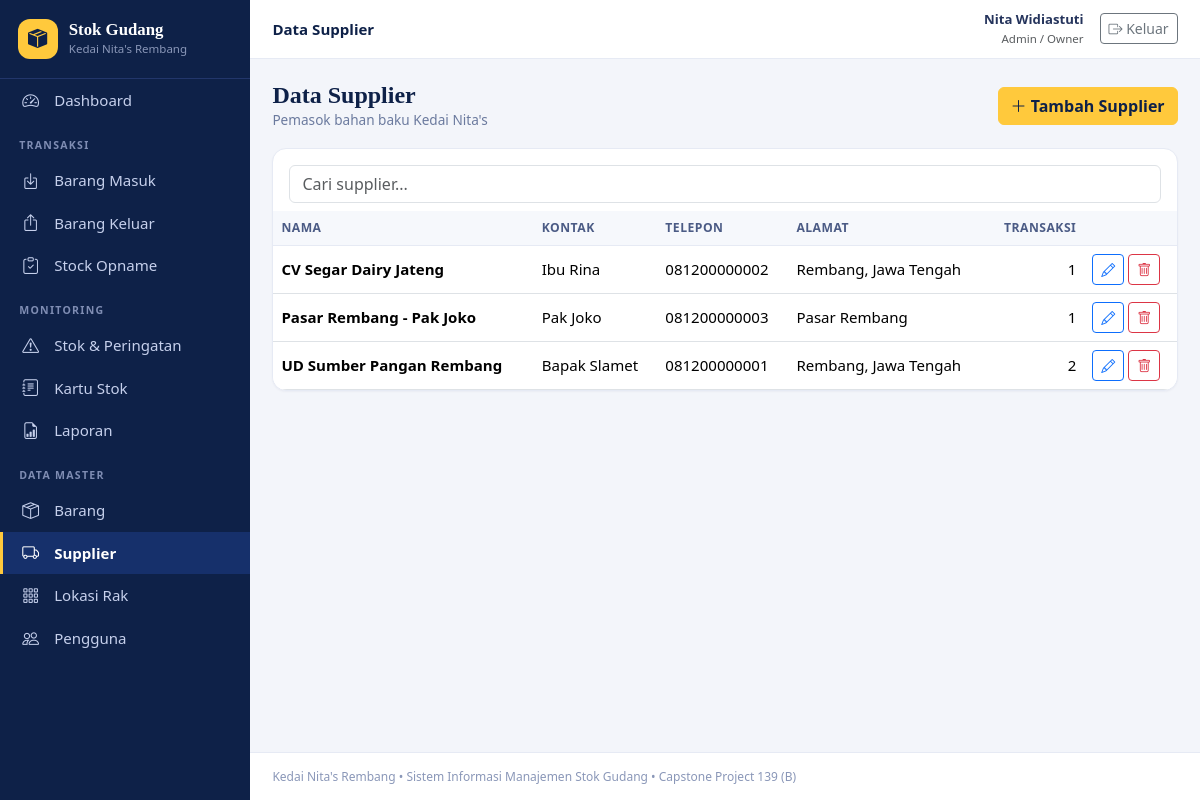
The app's page /supplier.php (signed in) with its own data.
### tables this page shows
CREATE TABLE supplier (
  id_supplier INT UNSIGNED NOT NULL AUTO_INCREMENT,
  nama_supplier VARCHAR(120) NOT NULL,
  kontak VARCHAR(100) DEFAULT NULL,
  telepon VARCHAR(30) DEFAULT NULL,
  alamat VARCHAR(255) DEFAULT NULL,
  aktif TINYINT(1) NOT NULL DEFAULT 1,
  PRIMARY KEY (id_supplier)
);

### auth.php (called while the page is built, shortened)
<?php
require_once __DIR__ . '/db.php';
require_once __DIR__ . '/helpers.php';
function user()
{
    return isset($_SESSION['user']) ? $_SESSION['user'] : null;
}
function is_admin(): bool
{
    $u = user();
    return $u !== null && $u['peran'] === 'admin';
}

### db.php (called while the page is built, shortened)
<?php
function db(): PDO
{
    static $pdo = null;
    if ($pdo === null) {
        try {
            $pdo = new PDO(
                'mysql:host=' . DB_HOST . ';dbname=' . DB_NAME . ';charset=utf8mb4',
                DB_USER,
                DB_PASS,
                [
                    PDO::ATTR_ERRMODE => PDO::ERRMODE_EXCEPTION,
                    PDO::ATTR_DEFAULT_FETCH_MODE => PDO::FETCH_ASSOC,
                    PDO::ATTR_EMULATE_PREPARES => false,
                ]
            );
        } catch (PDOException $ex) {
            http_response_code(500);
            echo '<h3>Koneksi database gagal</h3><p>Periksa pengaturan DB_HOST, DB_NAME, DB_USER, DB_PASS pada <code>config.php</code>.</p>';
            if (DEBUG) {
                echo '<pre>' . htmlspecialchars($ex->getMessage()) . '</pre>';
            }
            exit;
        }
    }
    return $pdo;
}
function q(string $sql, array $params = []): PDOStatement
{
    $st = db()->prepare($sql);
    $st->execute($params);
    return $st;
}
function rows(string $sql, array $params = []): array
{
    return q($sql, $params)->fetchAll();
}

### helpers.php (called while the page is built, shortened)
<?php
function e($v): string
{
    return htmlspecialchars((string)$v, ENT_QUOTES | ENT_SUBSTITUTE, 'UTF-8');
}

### supplier.php (the view, shortened to what this page needs)
<?php
require_once __DIR__ . '/includes/auth.php';
$errors = [];
$showForm = false;
$list = $showForm ? [] : rows(
    'SELECT s.*, (SELECT COUNT(*) FROM inbound i WHERE i.id_supplier = s.id_supplier) AS jml_trx FROM supplier s ORDER BY s.aktif DESC, s.nama_supplier'
);
require __DIR__ . '/includes/header.php';
?>
<div class="page-head">
    <div><h1>Data Supplier</h1><div class="sub">Pemasok bahan baku Kedai Nita's</div></div>
    <?php if (!$showForm && is_admin()): ?><a href="supplier.php?new=1" class="btn btn-gold"><i class="bi bi-plus-lg"></i> Tambah Supplier</a><?php endif; ?>
</div>
<?php if ($showForm): ?>
<div class="card" style="max-width:720px">
    <div class="card-header"><?= $f['id'] ? 'Ubah supplier' : 'Supplier baru' ?></div>
    <div class="card-body">
        <?php foreach ($errors as $er): ?><div class="alert alert-danger py-2"><?= e($er) ?></div><?php endforeach; ?>
        <form method="post" class="row g-3">
            <?= csrf_field() ?><input type="hidden" name="action" value="save"><input type="hidden" name="id" value="<?= (int)$f['id'] ?>">
            <div class="col-12"><label class="form-label">Nama supplier *</label><input class="form-control" name="nama_supplier" maxlength="120" value="<?= e($f['nama_supplier']) ?>" required></div>
            <div class="col-md-6"><label class="form-label">Nama kontak</label><input class="form-control" name="kontak" maxlength="100" value="<?= e($f['kontak']) ?>"></div>
            <div class="col-md-6"><label class="form-label">Telepon</label><input class="form-control" name="telepon" maxlength="30" value="<?= e($f['telepon']) ?>"></div>
            <div class="col-12"><label class="form-label">Alamat</label><textarea class="form-control" name="alamat" rows="2" maxlength="255"><?= e($f['alamat']) ?></textarea></div>
            <div class="col-12"><div class="form-check form-switch"><input class="form-check-input" type="checkbox" role="switch" name="aktif" value="1" id="aktif" <?= $f['aktif'] === '1' ? 'checked' : '' ?>><label class="form-check-label" for="aktif">Supplier aktif</label></div></div>
            <div class="col-12 d-flex gap-2"><button class="btn btn-gold" type="submit">Simpan</button><a href="supplier.php" class="btn btn-outline-secondary">Batal</a></div>
        </form>
    </div>
</div>
<?php else: ?>
<div class="card">
    <div class="card-body pb-2"><input type="search" class="form-control" placeholder="Cari supplier..." data-filter="#tbl"></div>
    <div class="table-responsive">
        <table class="table table-hover mb-0" id="tbl">
            <thead><tr><th>Nama</th><th>Kontak</th><th>Telepon</th><th>Alamat</th><th class="text-end">Transaksi</th><?php if (is_admin()): ?><th class="no-print"></th><?php endif; ?></tr></thead>
            <tbody>
            <?php foreach ($list as $r): ?>
                <tr class="<?= $r['aktif'] ? '' : 'text-muted' ?>">
                    <td><strong><?= e($r['nama_supplier']) ?></strong><?= $r['aktif'] ? '' : ' <span class="badge text-bg-secondary">Nonaktif</span>' ?></td>
                    <td><?= e($r['kontak']) ?></td><td><?= e($r['telepon']) ?></td><td><?= e($r['alamat']) ?></td>
                    <td class="text-end"><?= (int)$r['jml_trx'] ?></td>
                    <?php if (is_admin()): ?>
                    <td class="text-nowrap no-print">
                        <a class="btn btn-sm btn-outline-primary" href="supplier.php?edit=<?= (int)$r['id_supplier'] ?>"><i class="bi bi-pencil"></i></a>
                        <form method="post" class="d-inline" data-confirm="Hapus supplier ini?"><button class="btn btn-sm btn-outline-danger"><i class="bi bi-trash"></i></button></form>
                    </td>
                    <?php endif; ?>
                </tr>
            <?php endforeach; ?>
            </tbody>
        </table>
    </div>
</div>
<?php endif; ?>
<?php require __DIR__ . '/includes/footer.php'; ?>

### style.css (style rules this page uses)
:root { --navy:#0E2148;--navy2:#16306B;--gold:#FFC93C;--ink:#3B4D78;--bg:#F3F5FA;--line:#E6EAF4 }
* { box-sizing:border-box }
body { background:var(--bg);color:#25345c;font-family:system-ui,-apple-system,"Segoe UI",Roboto,Helvetica,Arial,sans-serif;font-size:.94rem }
h1,h2,h3,.brand-name,.page-head h1 { font-family:Cambria,Georgia,"Times New Roman",serif }
.page-head { display:flex;flex-wrap:wrap;gap:.8rem;align-items:center;justify-content:space-between;margin-bottom:1.1rem }
.page-head h1 { font-size:1.5rem;margin:0;color:var(--navy);font-weight:700 }
.page-head .sub { color:#6b7a9e;font-size:.85rem }
.card { border:1px solid var(--line);border-radius:14px;box-shadow:0 1px 2px rgba(14,33,72,.04) }
.btn-gold { background:var(--gold);border-color:var(--gold);color:var(--navy);font-weight:700 }
.table thead th { background:#F6F8FC;color:#4b5b85;font-size:.76rem;text-transform:uppercase;letter-spacing:.04em;border-bottom:1px solid var(--line);white-space:nowrap }
.table td { vertical-align:middle }
.table-responsive { border-radius:0 0 14px 14px }

### records on screen
supplier: nama_supplier "CV Segar Dairy Jateng", kontak "Ibu Rina", telepon "081200000002", alamat "Rembang, Jawa Tengah", jml_trx "1"
supplier: nama_supplier "Pasar Rembang - Pak Joko", kontak "Pak Joko", telepon "081200000003", alamat "Pasar Rembang", jml_trx "1"
supplier: nama_supplier "UD Sumber Pangan Rembang", kontak "Bapak Slamet", telepon "081200000001", alamat "Rembang, Jawa Tengah", jml_trx "2"

### other values on screen
$m[0] "Dashboard"
$m[1] "TRANSAKSI"
$m[0] "Barang Masuk"
$m[0] "Barang Keluar"
$m[0] "Stock Opname"
$m[1] "MONITORING"
$m[0] "Stok & Peringatan"
$m[0] "Kartu Stok"
$m[0] "Laporan"
$m[1] "DATA MASTER"
$m[0] "Barang"
$m[0] "Supplier"
$m[0] "Lokasi Rak"
$m[0] "Pengguna"
$page_title "Data Supplier"
